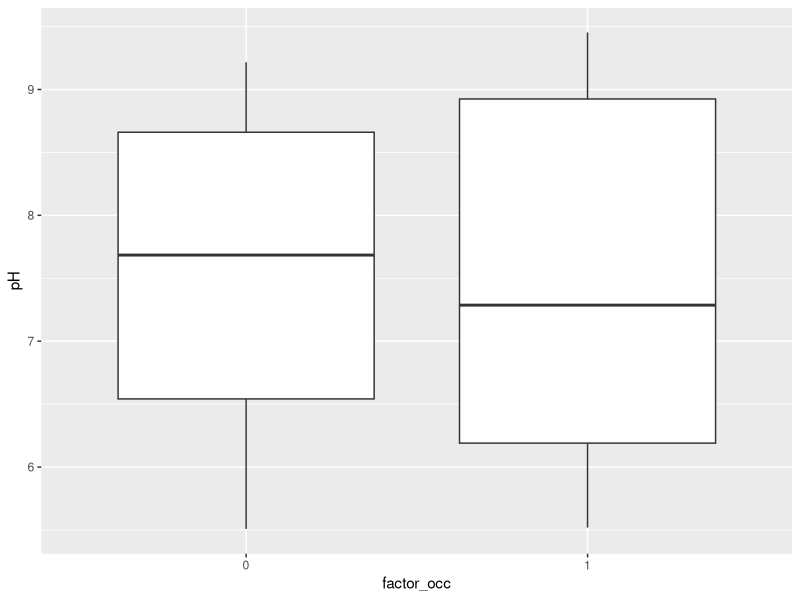

Write the R code that produced this figure.
library(tidyverse)
library(dplyr)
library(ggplot2)

#importing data
data <- read_csv("qmee_data.csv")

#changing edna_occ to a factor
occ_vec <- c(data$edna_occ)
factor_occ <- factor(occ_vec)

#mutating table to add occupancy as a factor
clean <- data%>%
  mutate(edna_occ, factor_occ)

#boxplot of pH for occupancy
ggplot(clean, aes(x=factor_occ, y=pH)) +
  geom_boxplot()

##tryng to execute a for loop to create a boxplot for each column in "clean" versus factor_occ
#for (i in ncol(clean)){
#  print(ggplot(clean, aes(x=factor_occ, y = clean[, i])) +
#    geom_boxplot())
#}

#facet_wrap()

